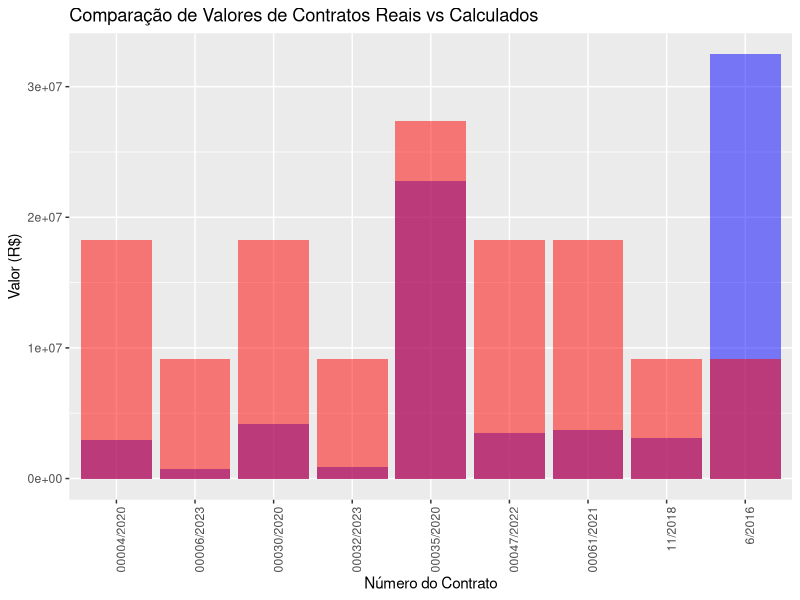
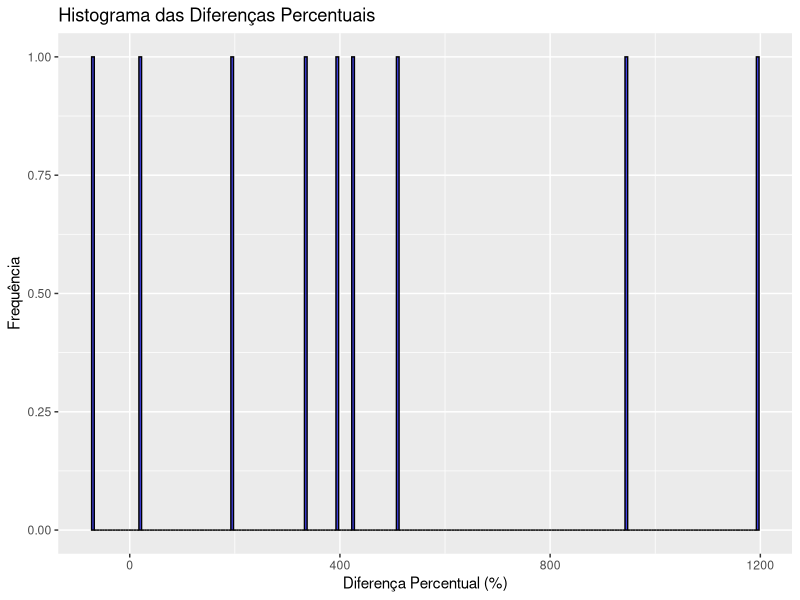
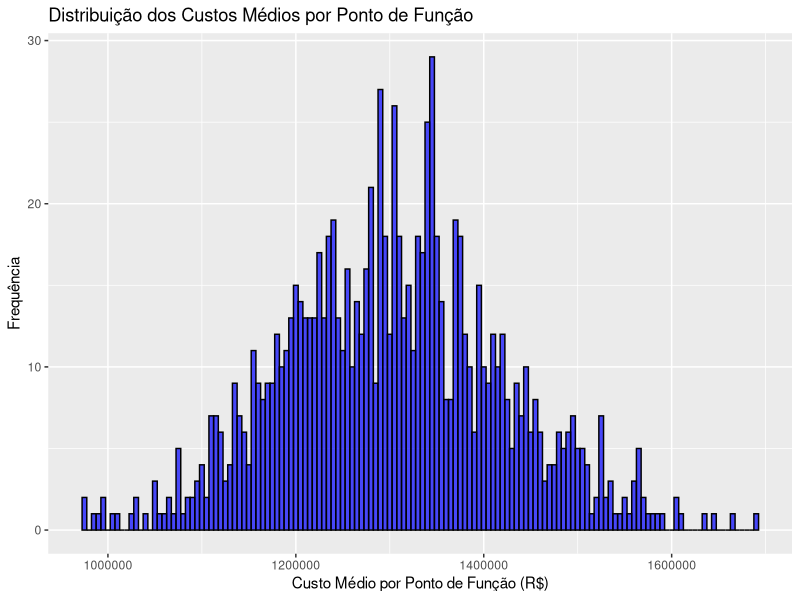

These charts were generated, in order, by the following R code:
library(ggplot2)
library(dplyr)
library(purrr)

# Funções existentes para calcular pontos de função
determine_complexity <- function(type, rlr, der) {
    if (type == "ALI" || type == "AIE") {
        if (rlr <= 1) {
            if (der <= 19) {
                return("Simples")
            } else {
                return("Média")
            }
        } else if (rlr <= 5) {
            if (der <= 19) {
                return("Simples")
            } else {
                return("Média")
            }
        } else {
            if (der <= 19) {
                return("Média")
            } else {
                return("Complexa")
            }
        }
    } else if (type == "EE" || type == "SE" || type == "CE") {
        if (rlr <= 1) {
            if (der <= 4) {
                return("Simples")
            } else if (der <= 15) {
                return("Média")
            } else {
                return("Complexa")
            }
        } else if (rlr <= 3) {
            if (der <= 4) {
                return("Simples")
            } else if (der <= 15) {
                return("Média")
            } else {
                return("Complexa")
            }
        } else {
            if (der <= 4) {
                return("Média")
            } else {
                return("Complexa")
            }
        }
    } else {
        stop("Tipo de função desconhecido")
    }
}

calculate_fp <- function(type, complexity) {
    fp_matrix <- matrix(c(
        7, 10, 15, # ALI
        5,  7, 10, # AIE
        3,  4,  6, # EE
        4,  5,  7, # SE
        3,  4,  6 # CE
    ), nrow = 5, byrow = TRUE)

    rownames(fp_matrix) <- c("ALI", "AIE", "EE", "SE", "CE")
    colnames(fp_matrix) <- c("Simples", "Média", "Complexa")

    return(fp_matrix[type, complexity])
}

calculate_total_fp <- function(components) {
    total_fp <- 0
    for (component in components) {
        type <- component$type
        rlr <- component$rlr
        der <- component$der
        complexity <- determine_complexity(type, rlr, der)
        fp <- calculate_fp(type, complexity)
        total_fp <- total_fp + fp
    }
    return(total_fp)
}

calculate_project_value <- function(components, cost_per_fp) {
    total_fp <- calculate_total_fp(components)
    total_value <- total_fp * cost_per_fp
    return(list(total_fp = total_fp, total_value = total_value))
}

# Estrutura de dados dos contratos
contracts <- list(
    list(
        number = "00004/2020",
        initial_value = 3230000.00,
        final_value = 2981772.80,
        items = list(
            list(description = "DESENVOLVIMENTO E/OU EVOLUCAO DE SOFTWARE - OUTRAS LINGUAGENS", quantity = 4480, unit_price = 524.96),
            list(description = "SUSTENTAÇÃO DE SOFTWARE", quantity = 1200, unit_price = 524.96)
        )
    ),
    list(
        number = "00061/2021",
        initial_value = 3705000.00,
        final_value = 3705000.00,
        items = list(
            list(description = "DESENVOLVIMENTO DE NOVO SOFTWARE - JAVA", quantity = 6000, unit_price = 494.00),
            list(description = "MANUTENCAO DE SOFTWARE (CORRETIVA, PREVENTIVA, ADAPTATIVA)", quantity = 1500, unit_price = 494.00)
        )
    ),
    list(
        number = "6/2016",
        initial_value = 7650000.00,
        final_value = 32467808.70,
        items = list(
            list(description = "MANUTENCAO / INSTALACAO / DESENVOLVIMENTO SOFTWARE", quantity = 7650, unit_price = 7650000.00)
        )
    ),
    list(
        number = "00006/2021",
        initial_value = 12164000.00,
        final_value = 10301556.75,
        items = list(
            list(description = "SEM INFORMAÇÃO", quantity = NA, unit_price = NA)
        )
    ),
    list(
        number = "00031/2023",
        initial_value = 11335267.92,
        final_value = 11335267.92,
        items = list(
            list(description = "DESENVOLVIMENTO E/OU EVOLUCAO DE SOFTWARE - OUTRAS LINGUAGENS - SÊNIOR", quantity = 6, unit_price = 361020.82),
            list(description = "DESENVOLVIMENTO E/OU EVOLUCAO DE SOFTWARE - OUTRAS LINGUAGENS - PLENO", quantity = 6, unit_price = 275293.05),
            list(description = "DESENVOLVIMENTO E/OU EVOLUCAO DE SOFTWARE - OUTRAS LINGUAGENS - SÊNIOR", quantity = 9, unit_price = 251849.63),
            list(description = "DESENVOLVIMENTO E/OU EVOLUCAO DE SOFTWARE - OUTRAS LINGUAGENS - PLENO", quantity = 9, unit_price = 186887.90),
            list(description = "DESENVOLVIMENTO E/OU EVOLUCAO DE SOFTWARE - OUTRAS LINGUAGENS - CIENTISTA DE DADOS", quantity = 3, unit_price = 393745.98),
            list(description = "DESENVOLVIMENTO E/OU EVOLUCAO DE SOFTWARE - OUTRAS LINGUAGENS - ANALISTA DE REQUISITOS", quantity = 6, unit_price = 230015.39),
            list(description = "DESENVOLVIMENTO E/OU EVOLUCAO DE SOFTWARE - OUTRAS LINGUAGENS - ANALISTA DE SEGURANÇA", quantity = 3, unit_price = 335805.55)
        )
    ),
    list(
        number = "00030/2020",
        initial_value = 3640000.00,
        final_value = 4193585.76,
        items = list(
            list(description = "DESENVOLVIMENTO E/OU EVOLUCAO DE SOFTWARE - OUTRAS LINGUAGENS", quantity = 3600, unit_price = 599.08),
            list(description = "SUSTENTACAO DE SOFTWARE", quantity = 3400, unit_price = 599.08)
        )
    ),
    list(
        number = "00035/2020",
        initial_value = 19830000.00,
        final_value = 22809600.00,
        items = list(
            list(description = "DESENVOLVIMENTO E/OU EVOLUCAO DE SOFTWARE - OUTRAS LINGUAGENS", quantity = 5000, unit_price = 760.32),
            list(description = "MANUTENCAO EVOLUTIVA DE SOFTWARE (ACRESCIMO DE NOVAS FUNCIONALIDADES) - OUTRAS LINGUAGENS", quantity = 20000, unit_price = 760.32),
            list(description = "MANUTENCAO DE SOFTWARE (CORRETIVA, PREVENTIVA, ADAPTATIVA)", quantity = 5000, unit_price = 760.32)
        )
    ),
    list(
        number = "00032/2023",
        initial_value = 872109.00,
        final_value = 872109.00,
        items = list(
            list(description = "DESENVOLVIMENTO E/OU EVOLUCAO DE SOFTWARE - OUTRAS LINGUAGENS - ANALISTA DE BI - SÊNIOR", quantity = 3, unit_price = 290703.00)
        )
    ),
    list(
        number = "11/2018",
        initial_value = 2041999.80,
        final_value = 3095857.80,
        items = list(
            list(description = "DESENVOLVIMENTO E OU EVOLUCAO DE SOFTWARE - FRAMEWORK, .NET,BASIC, ASP, DELPHI, PASCAL E PERL", quantity = 22900, unit_price = 2041999.80)
        )
    ),
    list(
        number = "00020/2021",
        initial_value = 2292867.00,
        final_value = 3095313.72,
        items = list(
            list(description = "SUSTENTACAO DE SOFTWARE - ADMINISTRADOR DE DADOS - PLENO", quantity = 1, unit_price = 184514.88),
            list(description = "SUSTENTACAO DE SOFTWARE - ADMINISTRADOR DE DADOS - SÊNIOR", quantity = 1, unit_price = 253758.72),
            list(description = "SUSTENTACAO DE SOFTWARE - ANALISTA DE REQUISITOS - PLENO", quantity = 1, unit_price = 181068.00),
            list(description = "SUSTENTACAO DE SOFTWARE - ANALISTA DE REQUISITOS - SÊNIOR", quantity = 2, unit_price = 253035.12),
            list(description = "SUSTENTACAO DE SOFTWARE - CIENTISTA DE DADOS", quantity = 1, unit_price = 393273.96),
            list(description = "SUSTENTACAO DE SOFTWARE - ARQUITETO DE SISTEMAS - PLENO", quantity = 2, unit_price = 206016.24),
            list(description = "SUSTENTACAO DE SOFTWARE - ARQUITETO DE SISTEMAS - SÊNIOR", quantity = 2, unit_price = 279258.84),
            list(description = "SUSTENTACAO DE SOFTWARE - DBA - PLENO", quantity = 1, unit_price = 182645.40),
            list(description = "SUSTENTACAO DE SOFTWARE - DBA - SÊNIOR", quantity = 1, unit_price = 253035.12),
            list(description = "SUSTENTACAO DE SOFTWARE - DESENVOLVEDOR MOBILE", quantity = 1, unit_price = 186009.48),
            list(description = "SUSTENTACAO DE SOFTWARE - DEVOPS", quantity = 2, unit_price = 183822.24),
            list(description = "SUSTENTACAO DE SOFTWARE - ENGENHEIRO DE DADOS", quantity = 1, unit_price = 186162.12),
            list(description = "SUSTENTACAO DE SOFTWARE - FULLSTACK - PLENO", quantity = 2, unit_price = 182645.40),
            list(description = "SUSTENTACAO DE SOFTWARE - FULLSTACK - SÊNIOR", quantity = 2, unit_price = 253035.12),
            list(description = "SUSTENTACAO DE SOFTWARE - GERENTE DE PROJETO", quantity = 1, unit_price = 360330.60),
            list(description = "SUSTENTACAO DE SOFTWARE - TÉCNICO DE TESTES - PLENO", quantity = 2, unit_price = 181521.48),
            list(description = "SUSTENTACAO DE SOFTWARE - TÉCNICO DE TESTES - SÊNIOR", quantity = 2, unit_price = 253035.12)
        )
    ),
    list(
        number = "00006/2023",
        initial_value = 705689.52,
        final_value = 705689.52,
        items = list(
            list(description = "TREINAMENTO E CAPACITAÇÃO", quantity = 6, unit_price = 117614.92)
        )
    ),
    list(
        number = "00047/2022",
        initial_value = 3596362.82,
        final_value = 3487443.84,
        items = list(
            list(description = "FASE DE DESENVOLVIMENTO DE SISTEMAS - DESENVOLVEDOR DE SISTEMAS - JAVA - PLENO", quantity = 12, unit_price = 197206.44),
            list(description = "FASE DE DESENVOLVIMENTO DE SISTEMAS - DESENVOLVEDOR DE SISTEMAS - JAVA - SÊNIOR", quantity = 12, unit_price = 264463.44)
        )
    )
)

# Função para calcular custo médio por ponto de função baseado nos contratos
calculate_average_cost_per_fp <- function(contracts) {
    total_fp <- 0
    total_value <- 0
    for (contract in contracts) {
        for (item in contract$items) {
            if (!is.na(item$quantity) && !is.na(item$unit_price)) {
                total_value <- total_value + (item$quantity * item$unit_price)
                total_fp <- total_fp + item$quantity
            }
        }
    }
    return(total_value / total_fp)
}

# Excluir o contrato Número do Contrato 00020/2021
contracts <- contracts[!sapply(contracts, function(contract) contract$number == "00020/2021")]
contracts <- contracts[!sapply(contracts, function(contract) contract$number == "00031/2023")]

# Calcular o custo médio por ponto de função
average_cost_per_fp <- calculate_average_cost_per_fp(contracts)

# Comparar valores reais com valores calculados
comparisons <- data.frame(
    contract_number = character(),
    real_value = numeric(),
    calculated_value = numeric(),
    percentage_difference = numeric(),
    description = character(),
    stringsAsFactors = FALSE
)

for (contract in contracts) {
    if (!is.na(contract$items[[1]]$quantity)) {
        items <- lapply(contract$items, function(item) {
            list(type = "ALI", rlr = 1, der = 1) # Substituir pelos valores reais de rlr e der
        })
        result <- calculate_project_value(items, average_cost_per_fp)
        percentage_difference <- (result$total_value - contract$final_value) / contract$final_value * 100
        comparisons <- rbind(comparisons, data.frame(
            contract_number = contract$number,
            real_value = contract$final_value,
            calculated_value = result$total_value,
            percentage_difference = percentage_difference,
            description = contract$items[[1]]$description
        ))
    }
}

# Função para formatar a diferença percentual de forma descritiva
format_percentage_difference <- function(percentage) {
    if (percentage > 0) {
        return(paste("acima do valor feito em nossa calculadora em", round(percentage, 1), "%"))
    } else {
        return(paste("abaixo do valor feito em nossa calculadora em", round(abs(percentage), 1), "%"))
    }
}

# Aplicar a formatação descritiva na coluna percentage_difference
comparisons$description <- factor(comparisons$description, levels = unique(comparisons$description))
comparisons$percentage_description <- sapply(comparisons$percentage_difference, format_percentage_difference)

# Exibir a tabela com os resultados formatados
print(comparisons)

# Visualização das barras comparativas
ggplot(comparisons, aes(x = contract_number)) +
    geom_bar(aes(y = real_value), stat = "identity", fill = "blue", alpha = 0.5) +
    geom_bar(aes(y = calculated_value), stat = "identity", fill = "red", alpha = 0.5) +
    theme(axis.text.x = element_text(angle = 90, hjust = 1)) +
    labs(title = "Comparação de Valores de Contratos Reais vs Calculados", x = "Número do Contrato", y = "Valor (R$)")

# Visualização do histograma de porcentagem de diferença
ggplot(comparisons, aes(x = percentage_difference)) +
    geom_histogram(binwidth = 5, fill = "blue", alpha = 0.7, color = "black") +
    labs(title = "Histograma das Diferenças Percentuais", x = "Diferença Percentual (%)", y = "Frequência")

# Função para simular dados de quantidade e preço unitário
simulate_data <- function(n_simulations, contracts) {
    simulated_contracts <- vector("list", n_simulations)

    for (i in 1:n_simulations) {
        simulated_contract <- lapply(contracts, function(contract) {
            simulated_items <- lapply(contract$items, function(item) {
                simulated_quantity <- rnorm(1, mean = item$quantity, sd = 0.1 * item$quantity) # Exemplo de distribuição normal para quantidade
                simulated_unit_price <- rnorm(1, mean = item$unit_price, sd = 0.1 * item$unit_price) # Exemplo de distribuição normal para preço unitário
                list(quantity = simulated_quantity, unit_price = simulated_unit_price)
            })
            list(number = contract$number, items = simulated_items)
        })
        simulated_contracts[[i]] <- simulated_contract
    }

    return(simulated_contracts)
}

# Função para calcular custo médio por ponto de função baseado nos contratos simulados
calculate_average_cost_per_fp <- function(simulated_contracts) {
    total_fp <- 0
    total_value <- 0
    for (simulated_contract in simulated_contracts) {
        for (item in simulated_contract$items) {
            if (!is.na(item$quantity) && !is.na(item$unit_price)) {
                total_value <- total_value + (item$quantity * item$unit_price)
                total_fp <- total_fp + item$quantity
            }
        }
    }
    return(total_value / total_fp)
}

# Simulação de dados para 1000 iterações
n_simulations <- 1000
simulated_contracts <- simulate_data(n_simulations, contracts)

# Calcular o custo médio por ponto de função para cada simulação
average_costs_per_fp <- map_dbl(simulated_contracts, ~ calculate_average_cost_per_fp(.x))

# Visualização da distribuição dos custos médios por ponto de função
ggplot(data.frame(average_costs_per_fp), aes(x = average_costs_per_fp)) +
    geom_histogram(binwidth = 5000, fill = "blue", alpha = 0.7, color = "black") +
    labs(
        title = "Distribuição dos Custos Médios por Ponto de Função",
        x = "Custo Médio por Ponto de Função (R$)",
        y = "Frequência"
    )

# Análise de sensibilidade
summary(average_costs_per_fp)
quantile(average_costs_per_fp, c(0.05, 0.95))
